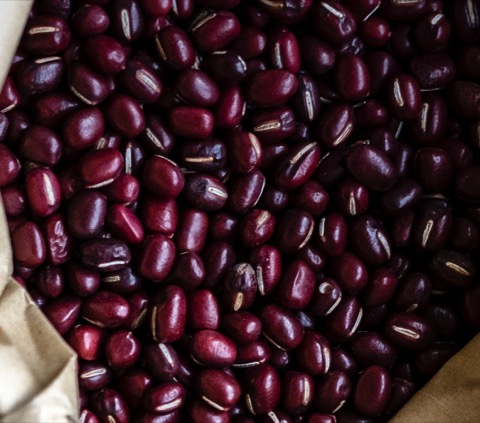
#> input picture task2/images/count2.jpg, 480 x 423 px
$ python custom_threshold.py
#> lines starting #> are read from the running program, lines starting #| are printed output that depends on the picture; after the words box and inside, x2 and y2 are one past the last pixel; in counts of white or black regions, pixels touching at a corner belong together
import numpy as np
import cv2


def tilted_threshold(img, left, right, middle=0.5, middle_pos=0):
    h, w = img.shape[:2]
    if middle_pos:
        left_part = w * middle_pos
        right_part = w - left_part

        plane_left = [np.linspace(left, middle, left_part) for _ in range(h)]
        plane_right = [np.linspace(middle, right, right_part) for _ in range(h)]
        plane = np.concatenate([plane_left, plane_right], axis=1)
    else:
        plane = [np.linspace(left, right, w) for _ in range(h)]
        plane = np.array(plane)

    plane = cv2.resize(plane, (int(w), int(h)))
    plane[plane < 0] = 0
    result = np.where(img > plane, 255, 0)
    result = result.astype(np.uint8)

    return result


path = "images/count2.jpg"
img = cv2.imread(path)
#> img is the input picture: shape (423, 480, 3); mean B, G, R 37.5, 31, 56.3
img = cv2.cvtColor(img, cv2.COLOR_BGR2GRAY)
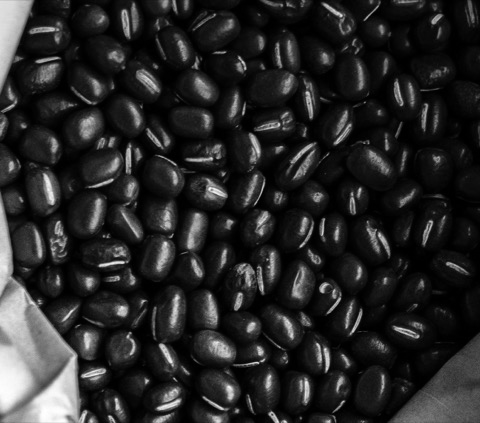
#> img: shape (423, 480); min 0, max 255, mean 39.3
img = cv2.resize(img, None, fx=2, fy=2)
#> img: shape (846, 960)
res = tilted_threshold(img, 90, 110, 30, 0)
#> in tilted_threshold, `result = np.where(img > plane, 255, 0)`:
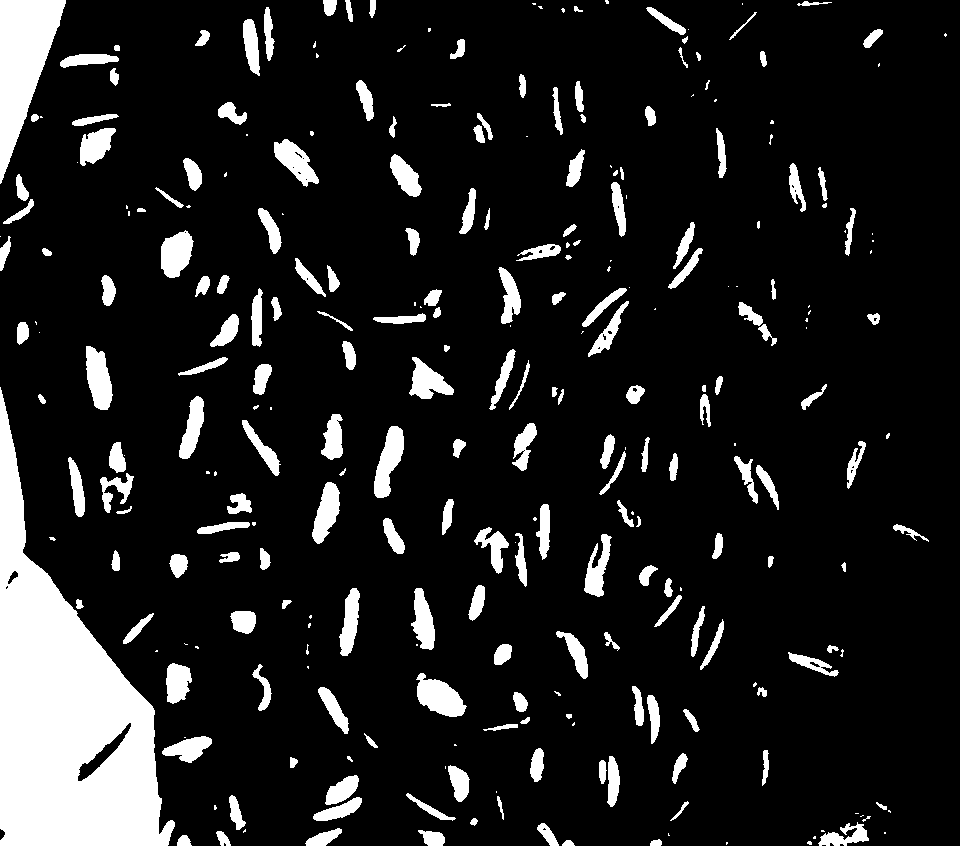
#> result: shape (846, 960) int64; 12.4% white; 287 white regions (92 under 20 px), largest, box (x1, y1, x2, y2) and area: (0, 387, 175, 846) 37845, (0, 0, 66, 184) 6339, (416, 673, 467, 717) 1333
cv2.imshow("subplot", res)
cv2.waitKey(-1)

$ run again, with task2/images/count1.jpg copied over task2/images/count2.jpg
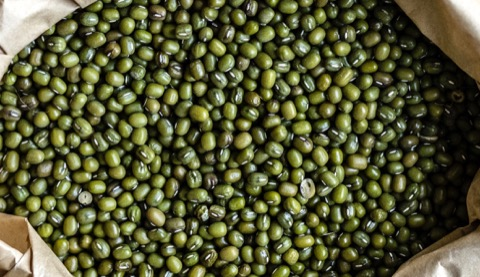
#> input picture task2/images/count1.jpg, 480 x 277 px
#> img is the input picture: shape (277, 480, 3); mean B, G, R 52, 85.5, 84.4
#> `img = cv2.resize(img, None, fx=2, fy=2)`:
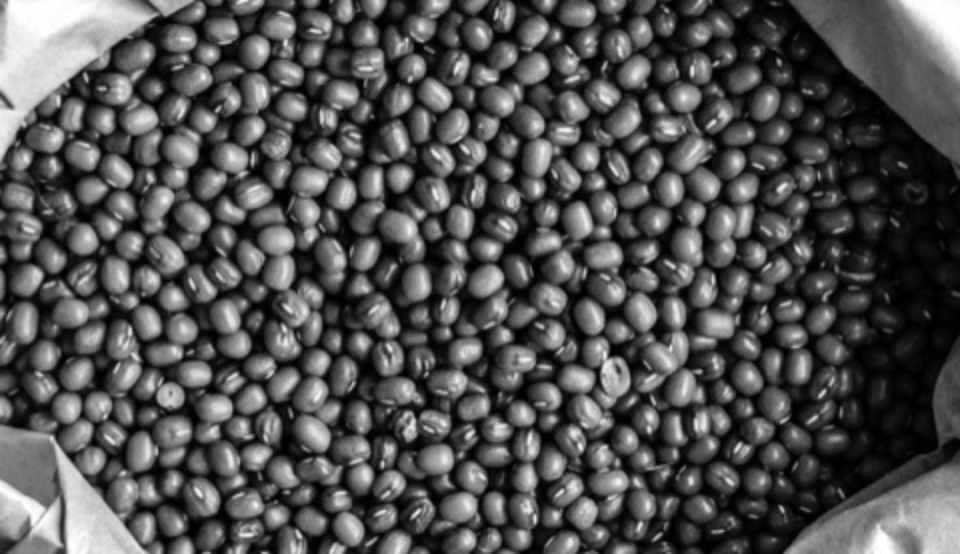
#> img: shape (554, 960); min 0, max 255, mean 81.3
#> in tilted_threshold, `result = np.where(img > plane, 255, 0)`:
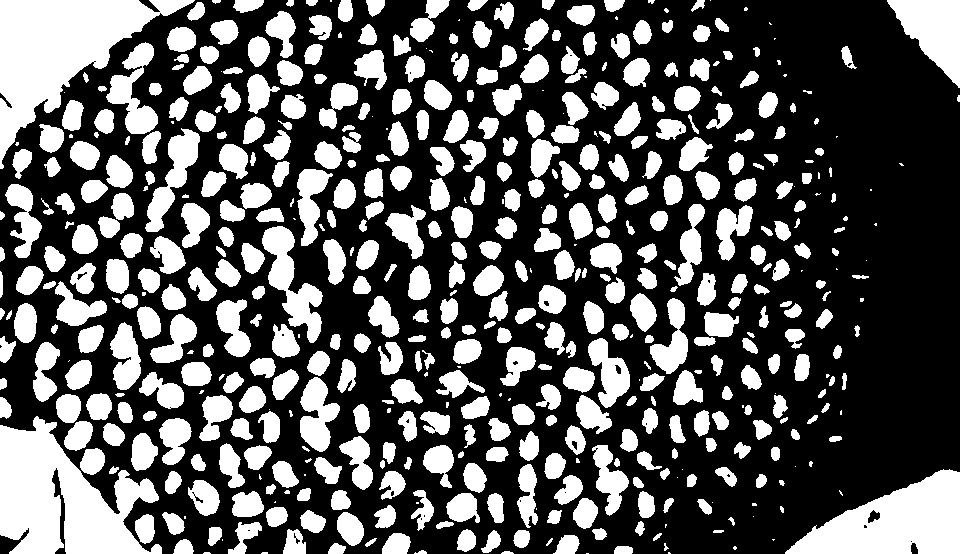
#> result: shape (554, 960) int64; 35.2% white; 536 white regions (90 under 20 px), largest, box (x1, y1, x2, y2) and area: (0, 0, 195, 169) 12925, (0, 416, 162, 554) 12915, (785, 469, 960, 554) 8792

$ run again, with task2/images/count10.jpg copied over task2/images/count2.jpg
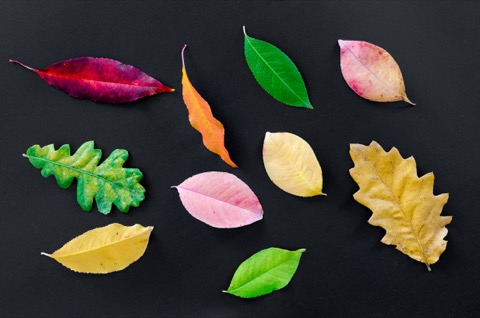
#> input picture task2/images/count10.jpg, 480 x 318 px
#> img is the input picture: shape (318, 480, 3); mean B, G, R 50.5, 61.7, 64.3
#> `img = cv2.cvtColor(img, cv2.COLOR_BGR2GRAY)`:
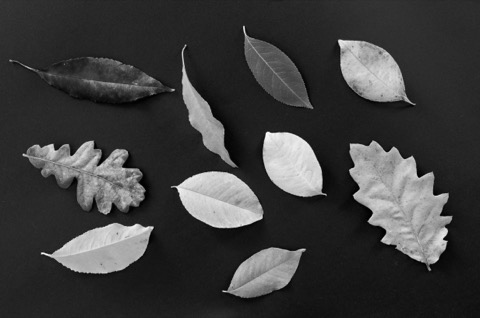
#> img: shape (318, 480); min 0, max 255, mean 61.2
#> in tilted_threshold, `result = np.where(img > plane, 255, 0)`:
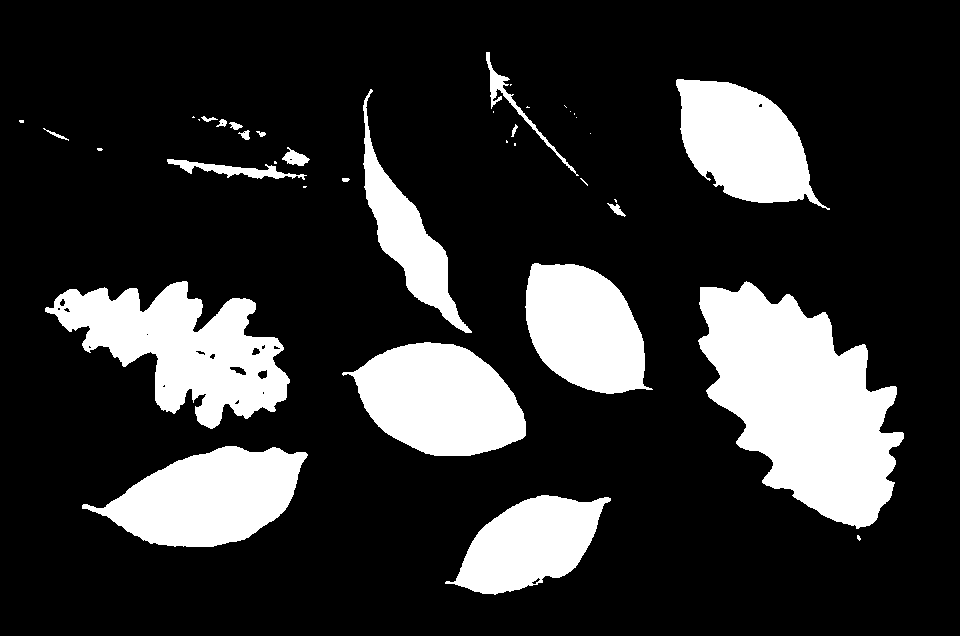
#> result: shape (636, 960) int64; 19.6% white; 39 white regions (19 under 20 px), largest, box (x1, y1, x2, y2) and area: (698, 281, 904, 529) 30075, (45, 281, 290, 429) 17902, (342, 342, 526, 456) 14424

$ run again, with task2/images/count11.jpg copied over task2/images/count2.jpg
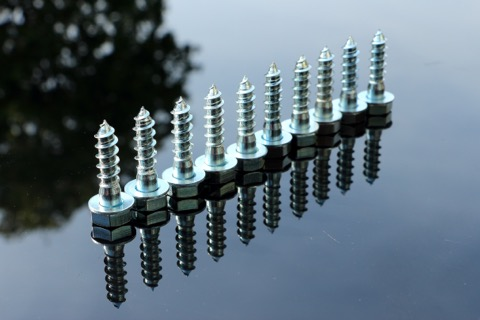
#> input picture task2/images/count11.jpg, 480 x 320 px
#> img is the input picture: shape (320, 480, 3); mean B, G, R 123.9, 112.3, 96.2
#> `img = cv2.cvtColor(img, cv2.COLOR_BGR2GRAY)`:
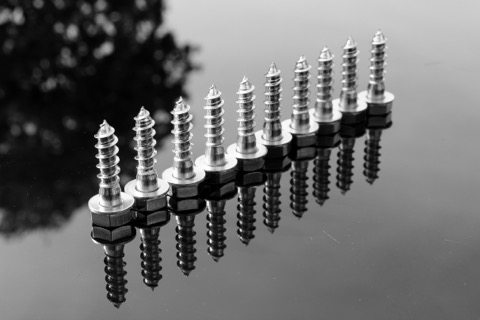
#> img: shape (320, 480); min 0, max 255, mean 108.8
#> in tilted_threshold, `result = np.where(img > plane, 255, 0)`:
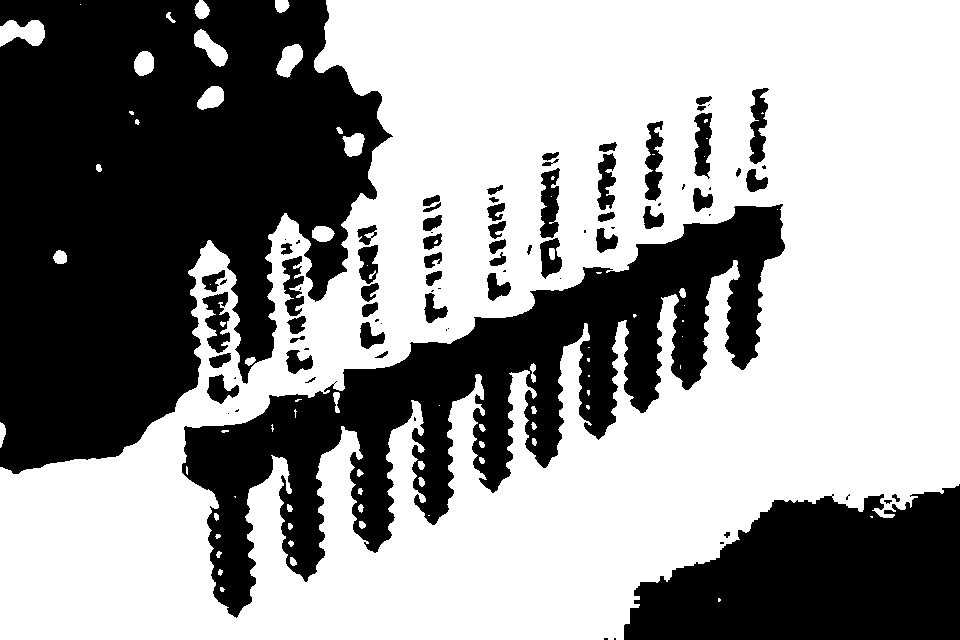
#> result: shape (640, 960) int64; 59.3% white; 84 black regions (29 under 20 px), largest, box (x1, y1, x2, y2) and area: (0, 0, 393, 474) 127092, (182, 204, 785, 618) 70539, (624, 484, 960, 640) 38017
